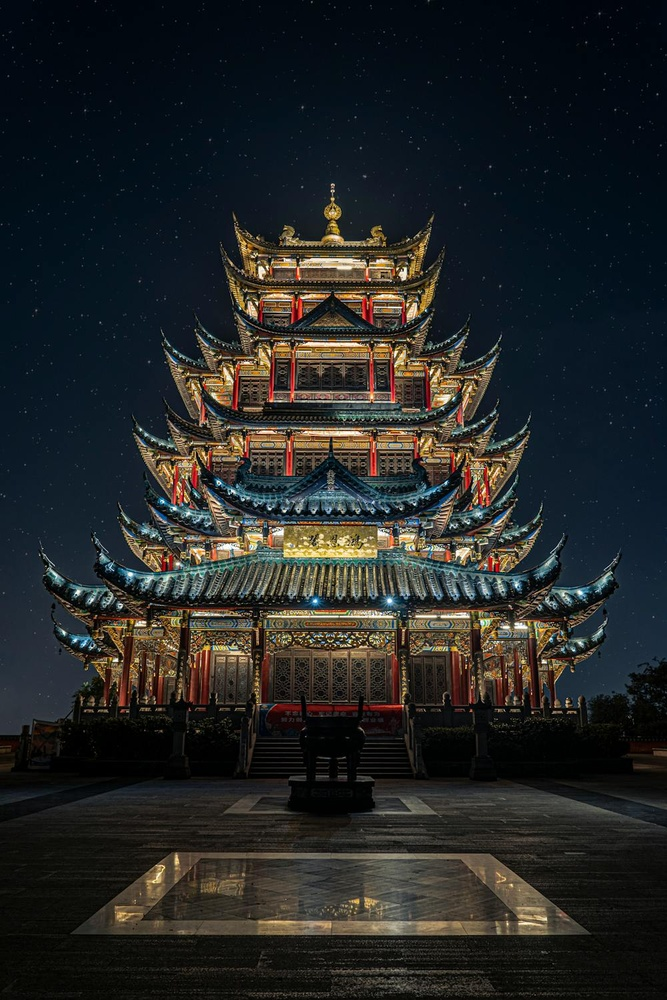
#> input picture quality1.jpeg, 667 x 1000 px, shrunk from 1000 x 1500 before the run; its folder holds 5 pictures in this run
$ jupyter execute SVD_imageCompression.ipynb
#> lines starting #> are read from the running program, lines starting #| are printed output that depends on the picture
### Theory of SVD

Singular Value Decomposition (SVD) is a fundamental matrix factorization technique in linear algebra. It decomposes any  m x n matrix  A  into three specific matrices:

A = U Σ V^T

where:

1. U: An  m x m  orthogonal matrix.
   - The columns of  U  are the left singular vectors of  A .
   - These vectors form an orthonormal basis for the column space of  A .

2.  Σ : An  m x n  diagonal matrix (or a matrix with zeros beyond the diagonal).
   - The diagonal entries of  Σ  are the singular values of  A , which are non-negative and typically arranged in descending order.
   - Singular values represent the "weight" of each corresponding singular vector.

3.  V^T : An  n x n  orthogonal matrix (V Transpose).
   - The rows of  V^T  are the right singular vectors of  A .
   - These vectors form an orthonormal basis for the row space of  A .
   - The matrices  U  and  V  are orthogonal, meaning  U^T U = I  and  V^T V = I , where  I  is the identity matrix. This ensures that  U  and  V  are composed of orthonormal vectors.

### Applications:

SVD is widely used in signal processing, data compression (e.g., image compression), noise reduction, and dimensionality reduction techniques such as Principal Component Analysis (PCA). It provides a way to analyze the structure of matrices and solve various problems in numerical linear algebra and statistics.

### SVD Implementation from Scratch
The below code involves calculating the V, U and Sigma matrices as per the usual method of calculating them. To calculate the eigenvectors and eigenvalues, an in-built function was used but the rest of the process is procedural. The matrices are then multiplied to verify if the original matrix A is given or not.

The computation time is also calculated.

[cell 1]
import numpy as np
import time

def SVD(A):
    #V
    ATransA = np.dot(A.T, A)

    eig_V, V = np.linalg.eig(ATransA)
    eig_V_sorted_indices = np.argsort(eig_V)[::-1]

    V1 = V[:, eig_V_sorted_indices]
    eig_V1 = eig_V[eig_V_sorted_indices]

    #U
    AATrans = np.dot(A, A.T)

    eig_U, U = np.linalg.eig(AATrans)
    eig_U_sorted_indices = np.argsort(eig_U)[::-1]

    U1 = U[:, eig_U_sorted_indices]
    eig_U1 = eig_U[eig_U_sorted_indices]

    #Sigma
    Sigma = np.zeros_like(A, dtype=float)
    for i in np.arange(min(A.shape)):
        Sigma[i, i] = np.sqrt(eig_V1[i])

    return U1, Sigma, V1.T

A = np.array([[3, 2, 1], [2, 1, 5]])
# A = np.array([[4, 2, 0], [1, 5, 6]])

# print(A)
start_time = time.perf_counter()
U, Sigma, VT = SVD(A)
end_time = time.perf_counter()

print("U Matrix")
print(U)
print("Sigma")
print(Sigma)
print("V^T")
print(VT)

u_sigma = np.dot(U, Sigma)
print(u_sigma)

A_reconstructed = U @ Sigma @ VT
print("A_reconstructed")
print(A_reconstructed)

print(f"Time Taken = {(end_time - start_time)*1e3} ms")

### Comparing with in-built function
The above code output is now compared with the SVD function provided in NumPy's Linear Algebra library. The outputs match.

The computation time is considerable less with the inbuilt function than the manual implementation.

[cell 2]
A = np.array([[3, 2, 1], [2, 1, 4]])

start_time = time.perf_counter()
U, Sigma, VT = np.linalg.svd(A)
end_time = time.perf_counter()

print(U, Sigma, VT)
print(f"Time Taken = {(end_time - start_time)*1e3} ms")

### Image Compression and Quality Enhancement

The below code uses the above SVD function to compress images. Various values of k are chosen to compare the compression and quality. The top k singular values of U, Sigma and V^T are taken and the image matrix is constructed using these. Then it is saved as an image.

[cell 3]
from PIL import Image

def compress_image(path, k):
#> called with path = 'quality1.jpeg', k = 50
    image = Image.open(path).convert('L')
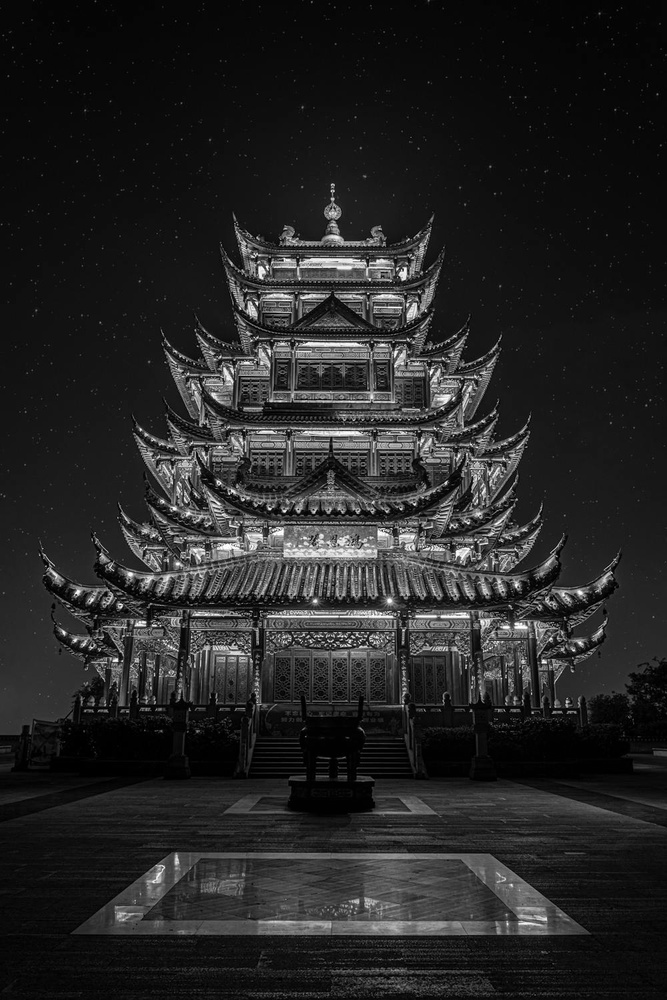
#> image: PIL image 667x1000 L; min 0, max 255, mean 37.3
    A = np.array(image, dtype=float)
    # print(A.shape)

    U, Sigma, Vt = SVD(A)
#> in SVD (call 2), `ATransA = np.dot(A.T, A)`:
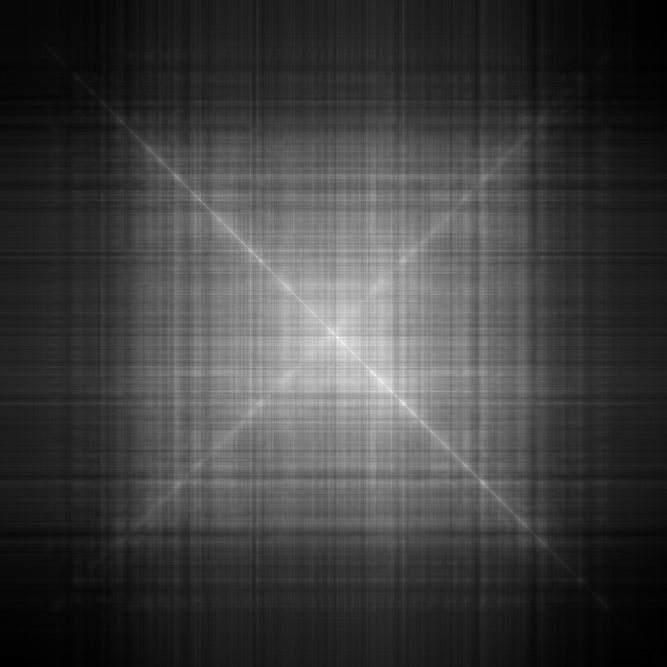
#> ATransA: shape (667, 667) float64; min 377194, max 6560836, mean 1908200.5; drawn with min black and max white
#> in SVD (call 2), `eig_V, V = np.linalg.eig(ATransA)`:
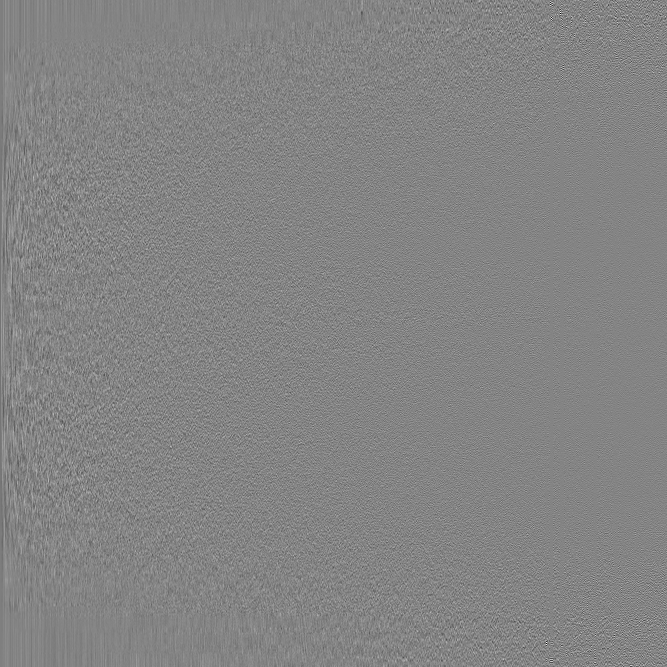
#> V: shape (667, 667) float64; min -0.456, max 0.423, mean -7.94e-05; drawn with min black and max white
#> in SVD (call 2), `eig_V, V = np.linalg.eig(ATransA)`: eig_V = 667 values, max 1.47e+09 at index 0, min 61.04 at index 546, mean 3008684.6
#> in SVD (call 2), `eig_V_sorted_indices = np.argsort(eig_V)[::-1]`: eig_V_sorted_indices = 667 values, max 666 at index 614, min 0 at index 0, mean 333
#> in SVD (call 2), `eig_V1 = eig_V[eig_V_sorted_indices]`: eig_V1 = 667 values, max 1.47e+09 at index 0, min 61.04 at index 666, mean 3008684.6
#> in SVD (call 2), `AATrans = np.dot(A, A.T)`:
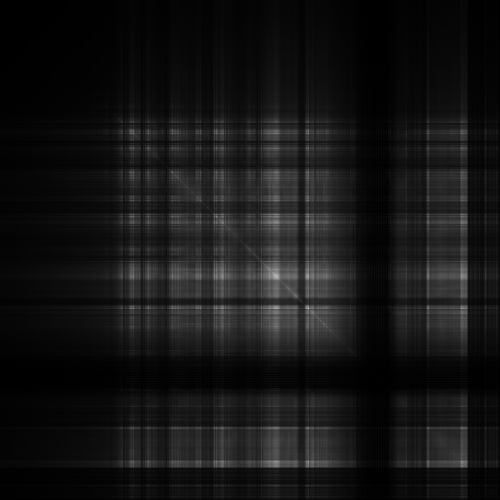
#> AATrans: shape (1000, 1000) float64 (shown at 1/2 size); min 13563, max 12501361, mean 1055015.1; drawn with min black and max white
#> in SVD (call 2), `eig_U_sorted_indices = np.argsort(eig_U)[::-1]`: eig_U_sorted_indices = 1000 values, max 999 at index 856, min 0 at index 0, mean 499.5

    U_k = U[:, :k]
    Sigma_k = Sigma[:k, :k]
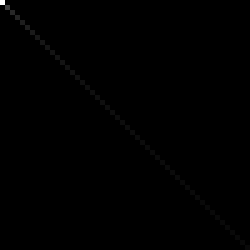
#> Sigma_k: shape (50, 50) float64 (shown 5 times larger); min 0, max 38398.1, mean 64.3; drawn with min black and max white
    Vt_k = Vt[:k, :]
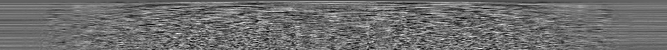
#> Vt_k: shape (50, 667) float64; min -0.158, max 0.205, mean -0.000919; drawn with min black and max white

    A_k = U_k @ Sigma_k @ Vt_k

    A_k = np.clip(A_k, 0, 255).astype(np.uint8)
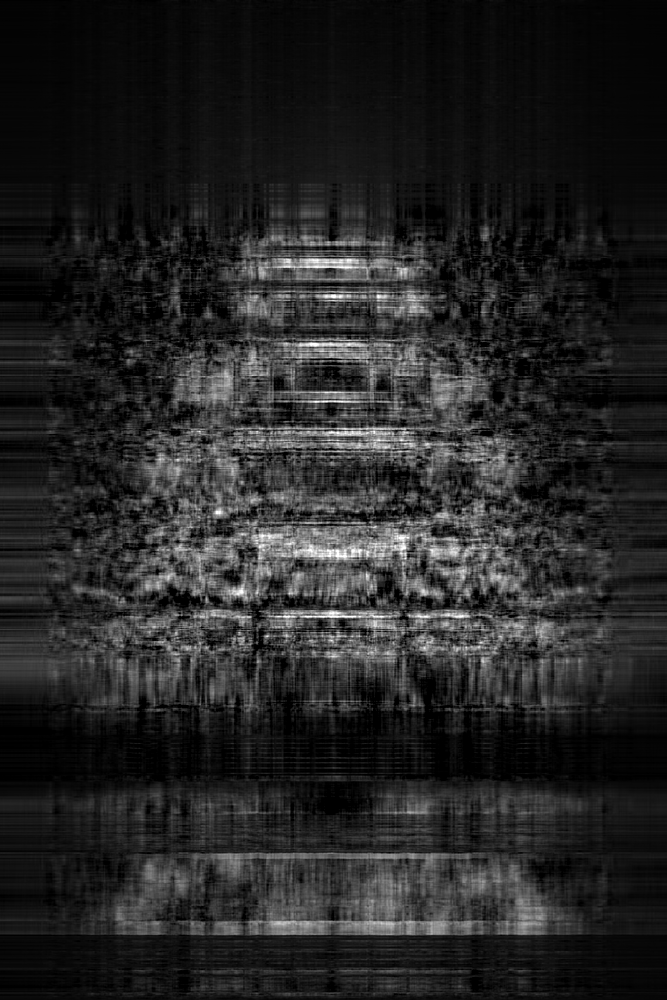
#> A_k: shape (1000, 667); min 0, max 255, mean 37

    # compressed_image = Image.fromarray(A_k)
    # compressed_image.save(f"compressed_k_{k}.jpg")
    # compressed_image.show()
    compressed_image_name = f"compressed1_k_{k}.jpg"
    compressed_image = Image.fromarray(A_k)
    compressed_image.save(f'Images/{compressed_image_name}', "JPEG", quality = 20)

compress_image('quality1.jpeg', 50)
# compress_image('Images/quality1.jpeg', 1000)
# compress_image('img3.jpg', 00)
